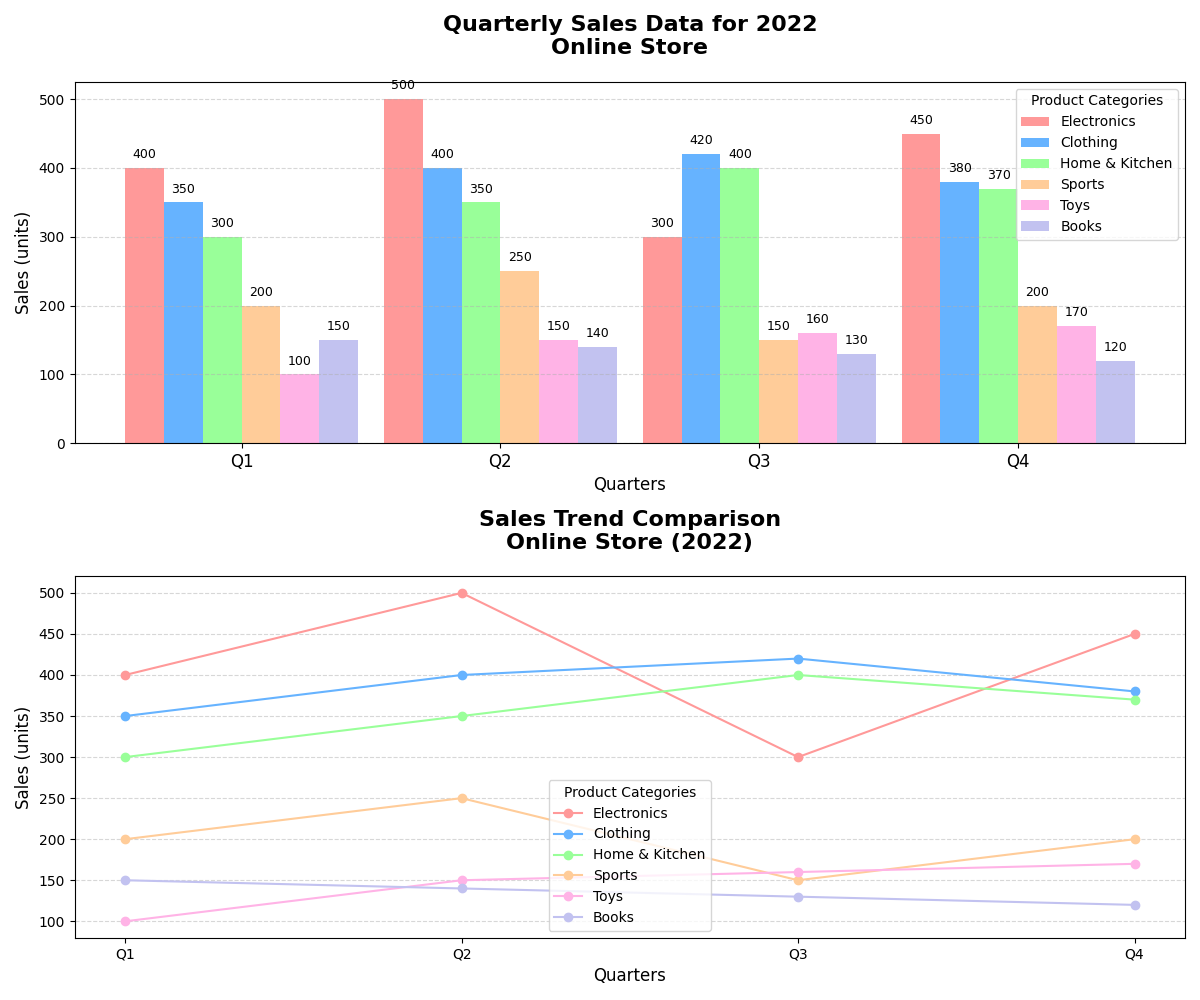

This figure's Python source:
import matplotlib.pyplot as plt
import numpy as np

quarters = ['Q1', 'Q2', 'Q3', 'Q4']

categories = ['Electronics', 'Clothing', 'Home & Kitchen', 'Sports', 'Books', 'Toys']
sales_data = {
    'Electronics': [400, 500, 300, 450],
    'Clothing': [350, 400, 420, 380],
    'Home & Kitchen': [300, 350, 400, 370],
    'Sports': [200, 250, 150, 200],
    'Books': [150, 140, 130, 120],
    'Toys': [100, 150, 160, 170],
}

total_sales = {category: sum(sales) for category, sales in sales_data.items()}
colors = ['#ff9999','#66b3ff','#99ff99','#ffcc99', '#c2c2f0', '#ffb3e6']
sorted_categories = sorted(total_sales, key=total_sales.get, reverse=True)
sorted_colors = [x for _, x in sorted(zip(categories, colors), key=lambda pair: total_sales[pair[0]], reverse=True)]
sorted_sales_data = [sales_data[category] for category in sorted_categories]

# Change subplot arrangement to 2 rows and 1 column
fig, (ax_bar, ax_curve) = plt.subplots(2, 1, figsize=(12, 10))

bar_width = 0.15
x_positions = np.arange(len(quarters))

for i, category_sales in enumerate(sorted_sales_data):
    ax_bar.bar(x_positions + i * bar_width, category_sales, bar_width, color=sorted_colors[i], label=sorted_categories[i])

ax_bar.set_title("Quarterly Sales Data for 2022\nOnline Store", fontsize=16, fontweight='bold', pad=20)
ax_bar.set_xlabel("Quarters", fontsize=12)
ax_bar.set_ylabel("Sales (units)", fontsize=12)
ax_bar.set_xticks(x_positions + bar_width * (len(categories) - 1) / 2)
ax_bar.set_xticklabels(quarters, fontsize=12)
ax_bar.legend(title="Product Categories", fontsize=10)
ax_bar.yaxis.grid(True, linestyle='--', alpha=0.5)

for i, category_sales in enumerate(sorted_sales_data):
    for j, value in enumerate(category_sales):
        if value > 0:
            ax_bar.text(x_positions[j] + i * bar_width, value + 10, f'{value}', ha='center', va='bottom', fontsize=9, color='black')

for i, category in enumerate(sorted_categories):
    ax_curve.plot(quarters, sales_data[category], marker='o', linestyle='-', color=sorted_colors[i], label=category)

ax_curve.set_title("Sales Trend Comparison\nOnline Store (2022)", fontsize=16, fontweight='bold', pad=20)
ax_curve.set_xlabel("Quarters", fontsize=12)
ax_curve.set_ylabel("Sales (units)", fontsize=12)
ax_curve.legend(title="Product Categories", fontsize=10)
ax_curve.yaxis.grid(True, linestyle='--', alpha=0.5)

plt.tight_layout()
plt.show()
